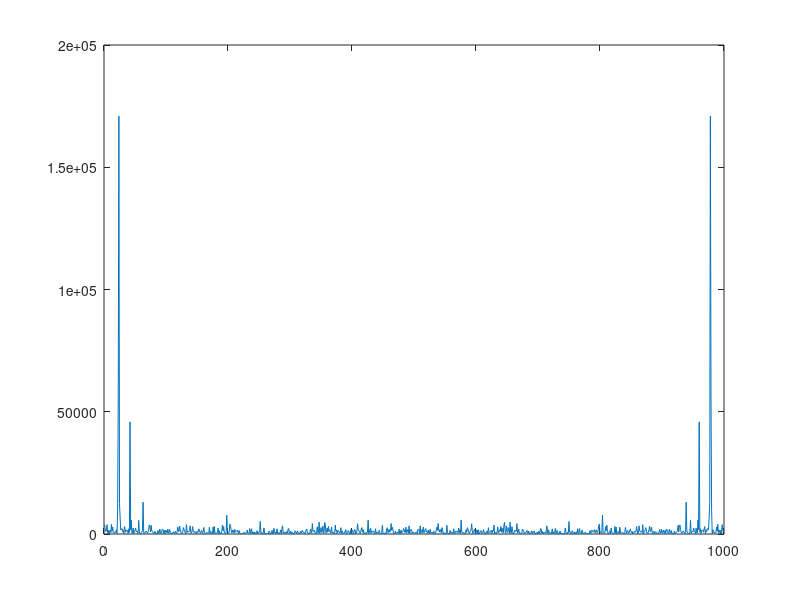
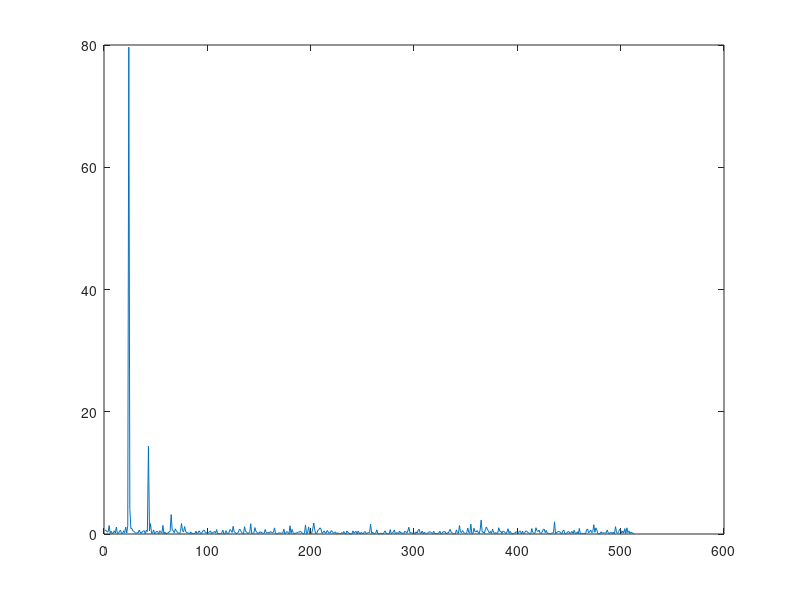
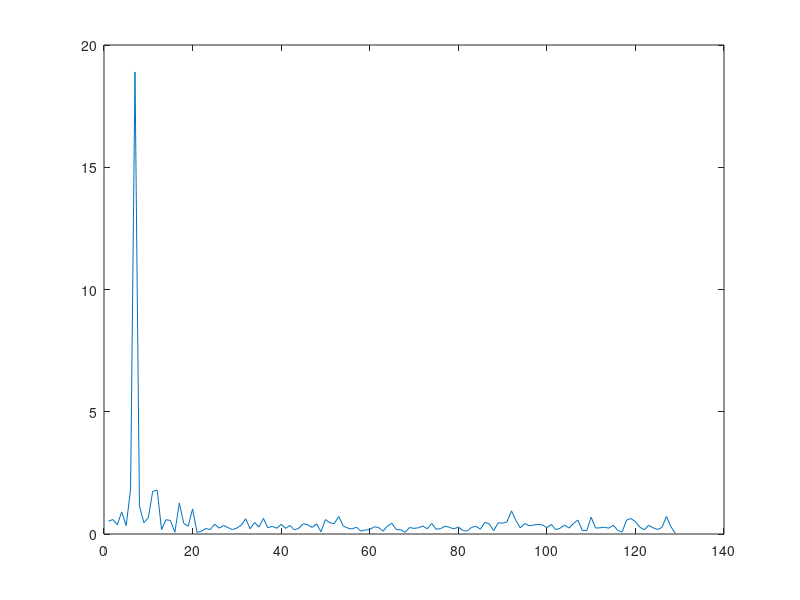
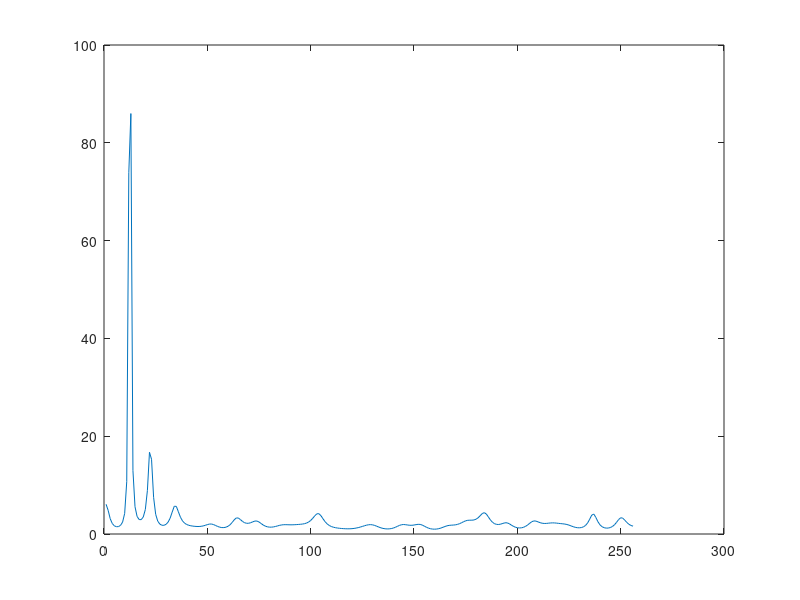

The MATLAB script that drew these images, in order:
clear all
close all

% Exercise 3
f1 = 1000/44100;
f2 = 1800/44100;
n = 0:999;
A = 1;
x = cos(2*pi*f1*n) + 0.5 * cos(2*pi*f2*n) + A*randn(1,1000);
plot(x)

% Exercise 4

% Method 1: use fft()
y = fft(x);
plot(abs(y).^2) % Modulus squared of Fourier transform of x

% Method 2: use periodogram()
pxx = periodogram(x);
figure
plot(pxx)

% Method 3: use averaged periodogram() --? unclear results
x1 = x(1:250);
x2 = x(251:500);
x3 = x(501:750);
x4 = x(751:1000);
pxx1 = periodogram(x1);
pxx2 = periodogram(x2);
pxx3 = periodogram(x3);
pxx4 = periodogram(x4);
pxx_average = (pxx1 + pxx2 + pxx3 + pxx4) / 4;
figure
plot(pxx_average)

% Method 4: pyulear()
pxx = pyulear(x,50);
figure
plot(pxx)
